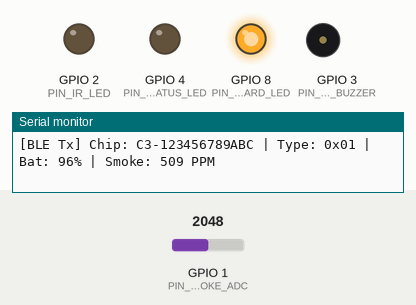
Bench run of a program on a simulated Seeed XIAO ESP32-C3. On the bench: output pins drawn as LEDs (lit = HIGH), buzzer (waves = sounding), the last lines printed to the serial monitor. The test bench sets the inputs (shaded band); at power-on: GPIO 1 (PIN_SMOKE_ADC) = 2048 (analog values on the 0–4095 scale). Nothing arrives over Bluetooth unless stated.

Above: at 0.27 s.
At 38.07 s:
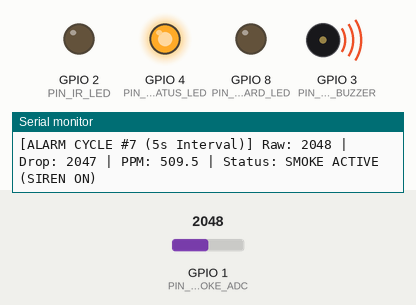
Timing chart, 0 to 39.6 s (numbered marks = the images above):
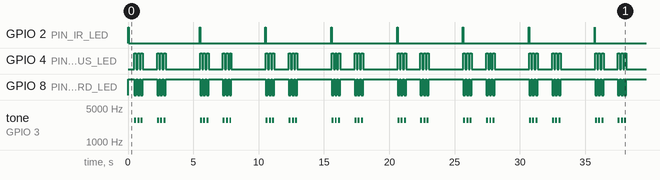

Measured:
- by itself, GPIO 2 (PIN_IR_LED): alternates HIGH for 0.03 s and LOW for 5.0 s
- by itself, GPIO 4 (PIN_STATUS_LED): repeats every 5.0 s: 2 × (LOW 0.10 s, HIGH 0.15 s), LOW 1.1 s, 2 × (HIGH 0.15 s, LOW 0.10 s), HIGH 0.15 s, LOW 2.6 s, HIGH 0.15 s
- by itself, GPIO 8 (PIN_ONBOARD_LED): repeats every 5.0 s: 2 × (LOW 0.15 s, HIGH 0.10 s), LOW 0.15 s, HIGH 1.1 s, 2 × (LOW 0.15 s, HIGH 0.10 s), LOW 0.15 s, HIGH 2.6 s

The program:

main.cpp
```cpp
/**
 * ============================================================================
 * SMART BUILDING ECOSYSTEM - ESP32-C3 INTEGRATED OPTICAL SMOKE ENDPOINT
 * Board: Seeed Studio XIAO ESP32-C3
 *
 * Hardware Pin Mapping:
 *   - D1 (GPIO 3 / ADC1_CH3) : Optical Smoke Sensor Receiver (AO)
 *   - D2 (GPIO 4)            : Chamber IR Emitter LED (Synchronous Pulsed Drive)
 *   - D3 (GPIO 5)            : Alarm Buzzer Siren (Anti-Chirp Hardware Pulldown)
 *   - D4 (GPIO 6)            : Status LED Indicator
 *   - GPIO 9                 : Onboard BOOT Button
 * ============================================================================
 * Full Test Production Protocol:
 *   1. Measures every 5 seconds.
 *   2. In Normal state:
 *      - Full Deep Sleep between 5s cycles (Ultra-Low Power ~5uA).
 *      - Buzzer hardware locked to 0V (Zero chirp / zero click).
 *      - Status LED heartbeat flash (30ms).
 *      - Keep-alive telemetry beacon to Gateway every 30s.
 *   3. Smoke Detection Threshold:
 *      - Clean air: Raw 4090 - 4095 -> 0.0 PPM (Normal)
 *      - Smoke detected: Raw <= 3800 -> 400+ PPM (Critical Alarm Threshold)
 *   4. When smoke is detected:
 *      - Broadcasts exactly 3 CONSECUTIVE ALARM packets to Gateway.
 *      - Sounds Temporal-3 siren pattern on D3 & flashes Alarm LED on D4.
 *      - Runs a 1-minute (60s / 12 cycles) repeating window.
 *   5. If smoke clears within/after 1 minute (Raw > 3800):
 *      - Silences siren and turns off LED.
 *      - Broadcasts exactly 3 CONSECUTIVE NORMAL recovery packets to Gateway.
 *      - Resumes standard 5-second sleep cycle.
 *   6. If smoke remains after 1 minute:
 *      - Re-transmits 3 CONSECUTIVE ALARM packets and continues siren alert.
 * ============================================================================
 */
#include <Arduino.h>
#include <BLEDevice.h>
#include <BLEUtils.h>
#include <BLEServer.h>
#include <esp_sleep.h>
#include <driver/gpio.h>

// Set to true for Full Deep Sleep (~5uA battery mode)
// Set to false for Continuous Loop (keeps USB Serial Monitor open without disconnects)
#define USE_DEEP_SLEEP                true

// ============================================================================
// HARDWARE BOARD SELECTION & PIN CONFIGURATION
// ============================================================================
#if defined(BOARD_ESP32C3_MICRO)
  // --------------------------------------------------------------------------
  // Board: ESP32-C3 SuperMini / Micro (Direct Silkscreen Number Mapping)
  // Connect wires directly to the numbers printed on the SuperMini PCB:
  //   Pin 1 (GPIO 1 / ADC1_CH1) -> Optical Smoke Sensor (AO)
  //   Pin 2 (GPIO 2)            -> Chamber IR Emitter LED
  //   Pin 3 (GPIO 3)            -> Piezo Alarm Buzzer Siren
  //   Pin 4 (GPIO 4)            -> External Status LED
  //   Pin 8 (GPIO 8)            -> Onboard Blue Status LED (Active-LOW)
  //   Pin 9 (GPIO 9)            -> BOOT Button
  // --------------------------------------------------------------------------
  #define BOARD_PROFILE_NAME            "ESP32-C3 SuperMini / Micro"
  #define PIN_SMOKE_ADC                 1   // PCB Pin '1' (GPIO 1 / ADC1_CH1) - Smoke Receiver (AO)
  #define PIN_IR_LED                    2   // PCB Pin '2' (GPIO 2)            - Chamber IR Emitter LED
  #define PIN_ALARM_BUZZER              3   // PCB Pin '3' (GPIO 3)            - Piezo Alarm Siren
  #define PIN_STATUS_LED                4   // PCB Pin '4' (GPIO 4)            - External Status LED
  #define PIN_ONBOARD_LED               8   // PCB Pin '8' (GPIO 8)            - Onboard Blue LED (Active-LOW)
  #define PIN_BOOT_BTN                  9   // PCB Pin '9' (GPIO 9)            - Onboard BOOT Button
#else
  // --------------------------------------------------------------------------
  // Board: Seeed Studio XIAO ESP32-C3 (Default)
  // Silkscreen Label Mapping:
  //   D1 (GPIO 3 / ADC1_CH3)    -> Optical Smoke Sensor (AO)
  //   D2 (GPIO 4)               -> Chamber IR Emitter LED
  //   D3 (GPIO 5)               -> Piezo Alarm Buzzer Siren
  //   D4 (GPIO 6)               -> External Status LED
  //   D9 (GPIO 9)               -> BOOT Button
  // --------------------------------------------------------------------------
  #define BOARD_PROFILE_NAME            "Seeed Studio XIAO ESP32-C3"
  #define PIN_SMOKE_ADC                 3   // D1 (GPIO 3 / ADC1_CH3) - Smoke Receiver (AO)
  #define PIN_IR_LED                    4   // D2 (GPIO 4)            - Chamber IR Emitter LED
  #define PIN_ALARM_BUZZER              5   // D3 (GPIO 5)            - Piezo Alarm Siren
  #define PIN_STATUS_LED                6   // D4 (GPIO 6)            - External Status LED
  #define PIN_ONBOARD_LED               -1  // No user LED on XIAO
  #define PIN_BOOT_BTN                  9   // GPIO 9                 - Onboard BOOT Button
#endif

// Smoke Detection Parameters
#define RAW_CLEAN_BASELINE            4095
#define RAW_SMOKE_THRESHOLD           3800 // Trigger point: Raw <= 3800 is SMOKE ALARM
#define SMOKE_CRITICAL_THRESHOLD_PPM  400.0f
#define SLEEP_INTERVAL_SEC            5
#define ALARM_REPEAT_CYCLES           12   // 12 cycles * 5s = 60s (1 minute)

// Persistent state across Deep Sleep (stored in RTC memory)
RTC_DATA_ATTR bool rtcInAlarmState = false;
RTC_DATA_ATTR uint32_t rtcAlarmCycleCount = 0;       // Counts 5s cycles in alarm
RTC_DATA_ATTR uint32_t rtcWakeupCount = 0;
RTC_DATA_ATTR uint32_t rtcNormalHeartbeatCount = 0;

uint8_t chipIdBytes[6];
bool isBleInitialized = false;
static bool isToneRunning = false;

// Buzzer controller with hardware anti-chirp pulldown
void soundBuzzer(bool enable, int freq = 2700) {
    if (enable) {
        gpio_hold_dis((gpio_num_t)PIN_ALARM_BUZZER);
        tone(PIN_ALARM_BUZZER, freq);
        isToneRunning = true;
    } else {
        if (isToneRunning) {
            noTone(PIN_ALARM_BUZZER);
            isToneRunning = false;
        }
        pinMode(PIN_ALARM_BUZZER, OUTPUT);
        digitalWrite(PIN_ALARM_BUZZER, LOW);
        gpio_pulldown_en((gpio_num_t)PIN_ALARM_BUZZER);
        gpio_pullup_dis((gpio_num_t)PIN_ALARM_BUZZER);
    }
}

// Flash status LED (supports external LED and onboard blue LED on SuperMini)
void flashStatusLed(int count, int delayMs = 60) {
    for (int i = 0; i < count; i++) {
        digitalWrite(PIN_STATUS_LED, HIGH);
#if defined(BOARD_ESP32C3_MICRO)
        digitalWrite(PIN_ONBOARD_LED, LOW); // Onboard blue LED on SuperMini is active-low
#endif
        delay(delayMs);
        digitalWrite(PIN_STATUS_LED, LOW);
#if defined(BOARD_ESP32C3_MICRO)
        digitalWrite(PIN_ONBOARD_LED, HIGH);
#endif
        if (i < count - 1) delay(delayMs);
    }
}

/**
 * Broadcasts Custom BLE 5.0 Manufacturer Data Packet:
 * [0xFF, 0xFF, CHIP_ID (6B), TYPE_BYTE (1B), BATTERY_PCT (1B), VALUE_HIGH (1B), VALUE_LOW (1B)]
 */
void broadcastTelemetryFrame(uint8_t typeByte, uint8_t batteryPct, uint16_t smokeValue) {
    if (!isBleInitialized) {
        BLEDevice::init("SB-C3-SMOKE");
        isBleInitialized = true;
    }

    BLEAdvertising *pAdvertising = BLEDevice::getAdvertising();
    pAdvertising->stop();

    uint8_t mfgPayload[12];
    mfgPayload[0] = 0xFF;
    mfgPayload[1] = 0xFF;
    memcpy(&mfgPayload[2], chipIdBytes, 6);
    mfgPayload[8] = typeByte;                    // 0x01: SMOKE_MQ2 / OPTICAL
    mfgPayload[9] = batteryPct;                  // Battery %
    mfgPayload[10] = (smokeValue >> 8) & 0xFF;   // Value High Byte
    mfgPayload[11] = smokeValue & 0xFF;          // Value Low Byte

    BLEAdvertisementData advData;
    advData.setFlags(0x06); // LE General Discoverable Mode
    advData.setManufacturerData(String((char *)mfgPayload, 12));
    pAdvertising->setAdvertisementData(advData);
    pAdvertising->start();

    Serial.printf("[BLE Tx] Chip: C3-%02X%02X%02X%02X%02X%02X | Type: 0x%02X | Bat: %d%% | Smoke: %d PPM\n",
                  chipIdBytes[0], chipIdBytes[1], chipIdBytes[2],
                  chipIdBytes[3], chipIdBytes[4], chipIdBytes[5],
                  typeByte, batteryPct, smokeValue);
}

/**
 * Transmits exactly N consecutive BLE packets with spacing to guarantee 100% RF delivery
 */
void sendPacketBurst(uint8_t typeByte, uint8_t batteryPct, uint16_t smokeValue, int burstCount = 3) {
    for (int i = 0; i < burstCount; i++) {
        Serial.printf("  -> Transmitting Burst Frame [%d/%d] (Smoke: %d PPM)...\n", i + 1, burstCount, smokeValue);
        broadcastTelemetryFrame(typeByte, batteryPct, smokeValue);
        delay(120); // 120ms RF inter-frame spacing
    }
}

/**
 * Optical Smoke Sensor Measurement:
 * Synchronous 30ms IR LED pulse (0.6% duty cycle) + 16x oversampled ADC read on D1.
 * 30ms settle time allows phototransistor RC filter to fully saturate to 4095 in clean air.
 */
float readOpticalSmoke(int &outRawAdc, float &outDrop) {
    // 1. Turn ON IR LED pulse
    digitalWrite(PIN_IR_LED, HIGH);
    delay(30); // 30ms optical & capacitor settling time

    // 2. 16x fast oversampling to filter ADC electrical noise
    int sum = 0;
    for (int i = 0; i < 16; i++) {
        sum += analogRead(PIN_SMOKE_ADC);
        delayMicroseconds(20);
    }
    outRawAdc = sum / 16;

    // 3. Immediately turn OFF IR LED (Duty cycle: 30ms / 5000ms = 0.6% -> Transistor is completely cold!)
    digitalWrite(PIN_IR_LED, LOW);

    // 4. Compute drop from clean baseline (4095)
    outDrop = (float)RAW_CLEAN_BASELINE - (float)outRawAdc;
    if (outDrop < 0.0f) outDrop = 0.0f;

    // 5. Calibrated PPM:
    //    Clean air (raw > 3800): 0.0 PPM (Normal)
    //    Smoke detected (raw <= 3800): 400.0 PPM to 600.0 PPM (Alarm)
    float smokePpm = 0.0f;
    if (outRawAdc <= RAW_SMOKE_THRESHOLD) {
        smokePpm = 400.0f + ((float)(RAW_SMOKE_THRESHOLD - outRawAdc) / (float)(RAW_SMOKE_THRESHOLD - 600)) * 200.0f;
        if (smokePpm > 600.0f) smokePpm = 600.0f;
    } else {
        smokePpm = 0.0f;
    }

    return smokePpm;
}

void soundAlarmSirenPattern() {
    // Standard ISO/NFPA Temporal-3 emergency siren burst
    for (int i = 0; i < 3; i++) {
        digitalWrite(PIN_STATUS_LED, HIGH);
#if defined(BOARD_ESP32C3_MICRO)
        digitalWrite(PIN_ONBOARD_LED, LOW); // Onboard blue LED is active-low
#endif
        soundBuzzer(true, 2800);
        delay(150);
        soundBuzzer(false);
        digitalWrite(PIN_STATUS_LED, LOW);
#if defined(BOARD_ESP32C3_MICRO)
        digitalWrite(PIN_ONBOARD_LED, HIGH);
#endif
        delay(100);
    }
}

/**
 * Active Alarm Mode:
 * Enters a continuous alarm alert loop when smoke is detected (Raw <= 3800).
 * Prevents Deep Sleep entirely while smoke is present.
 * The piezo siren sounds continuously (Temporal-3 cadence) and LED strobes.
 * Periodically re-samples optical sensor and re-broadcasts 3x ALARM bursts every 60 seconds.
 * Exits immediately and returns to Normal Deep Sleep only when Raw > 3800 (Clean).
 */
void handleActiveAlarmMode(int initialRaw, float initialDrop, float initialPpm, uint8_t batteryPct) {
    rtcInAlarmState = true;
    rtcAlarmCycleCount = 0;

    Serial.println("\n!!!!!!!!!!!!!!!!!!!!!!!!!!!!!!!!!!!!!!!!!!!!!!!!!!!!!!!!!!!!!!!!!!!!!!");
    Serial.println("  >>> [CRITICAL ALARM ACTIVATED] SMOKE DETECTED! <<<");
    Serial.printf("  Initial Raw: %d | Drop: %.0f | Smoke: %.1f PPM | Threshold: <= %d\n",
                  initialRaw, initialDrop, initialPpm, RAW_SMOKE_THRESHOLD);
    Serial.println("  Transmitting initial 3x ALARM burst to Gateway...");
    Serial.println("!!!!!!!!!!!!!!!!!!!!!!!!!!!!!!!!!!!!!!!!!!!!!!!!!!!!!!!!!!!!!!!!!!!!!!");

    // 1. Send initial emergency burst (3x consecutive frames)
    sendPacketBurst(0x01, batteryPct, (uint16_t)initialPpm, 3);

    unsigned long lastAlarmBurstTime = millis();
    uint32_t alarmCycleIndex = 0;

    // 2. Active Continuous Siren Loop (5-second sensor measurement interval)
    while (true) {
        alarmCycleIndex++;
        unsigned long cycleStartTime = millis();

        // A. Sound standard emergency siren bursts across the 5-second window
        // Burst 1 (3x 150ms tones + 100ms pause = 750ms)
        soundAlarmSirenPattern();
        delay(1000); // 1000ms pause between bursts

        // Burst 2 (3x 150ms tones + 100ms pause = 750ms)
        soundAlarmSirenPattern();

        // Wait out the remainder of the 5-second interval before next optical measurement
        while (millis() - cycleStartTime < 5000UL) {
            delay(50);
        }

        // B. Re-sample optical smoke chamber (Every 5 seconds)
        int currentRaw = 0;
        float currentDrop = 0.0f;
        float currentPpm = readOpticalSmoke(currentRaw, currentDrop);

        Serial.printf("[ALARM CYCLE #%d (5s Interval)] Raw: %4d | Drop: %4.0f | PPM: %5.1f | Status: %s\n",
                      alarmCycleIndex, currentRaw, currentDrop, currentPpm,
                      (currentRaw <= RAW_SMOKE_THRESHOLD ? "SMOKE ACTIVE (SIREN ON)" : "SMOKE CLEARED"));

        // C. Check recovery condition: Has smoke cleared? (Raw > 3800)
        // Confirm with a second verification sample after a short pause to eliminate noise spikes
        if (currentRaw > RAW_SMOKE_THRESHOLD) {
            delay(100);
            int verifyRaw = 0;
            float verifyDrop = 0.0f;
            float verifyPpm = readOpticalSmoke(verifyRaw, verifyDrop);
            if (verifyRaw > RAW_SMOKE_THRESHOLD) {
                Serial.println("\n======================================================================");
                Serial.printf("  >>> [RECOVERY CONFIRMED] Smoke cleared! Raw: %d > %d <<<\n",
                              verifyRaw, RAW_SMOKE_THRESHOLD);
                Serial.println("  Silencing siren and transmitting 3x NORMAL recovery burst to Gateway...");
                Serial.println("======================================================================");

                // Stop siren and LED immediately
                soundBuzzer(false);
                digitalWrite(PIN_STATUS_LED, LOW);

                // Transmit 3x NORMAL recovery burst (Smoke: 0 PPM)
                sendPacketBurst(0x01, batteryPct, 0, 3);

                // Confirm with 3 visual LED blinks
                flashStatusLed(3, 100);

                // Reset alarm state
                rtcInAlarmState = false;
                rtcAlarmCycleCount = 0;
                break; // Exit alarm loop -> allows deep sleep to resume!
            }
        }

        // D. Every 60 seconds (1 minute), re-transmit 3x ALARM burst to ensure Gateway / Web Dashboard sync
        if (millis() - lastAlarmBurstTime >= 60000UL) {
            lastAlarmBurstTime = millis();
            Serial.println(">>> [ALARM 60s RE-NOTIFY] Smoke still present! Re-transmitting 3x ALARM burst to Gateway! <<<");
            sendPacketBurst(0x01, batteryPct, (uint16_t)currentPpm, 3);
        }
    }
}

/**
 * Core Execution Logic (Shared across Deep Sleep and Continuous Loop)
 */
void runFullSmokeCycle() {
    rtcWakeupCount++;

    Serial.println("\n======================================================================");
    Serial.printf("  SMART SMOKE ENDPOINT [CYCLE #%d] | Standby Wakeup\n", rtcWakeupCount);
    Serial.println("======================================================================");

    // 1. Measure Optical Smoke Sensor
    int rawAdc = 0;
    float drop = 0.0f;
    float smokePpm = readOpticalSmoke(rawAdc, drop);
    uint8_t batteryPct = 96;

    // Detection condition: Raw <= 3800
    bool isSmokePresent = (rawAdc <= RAW_SMOKE_THRESHOLD);

    Serial.printf("[Sensor D1] Raw: %4d | Drop: %4.0f | Smoke: %5.1f PPM | Thresh: %d | Result: %s\n",
                  rawAdc, drop, smokePpm, RAW_SMOKE_THRESHOLD,
                  (isSmokePresent ? "SMOKE CRITICAL (<= 3800)" : "CLEAN NORMAL (> 3800)"));

    // 2. State Machine & Execution Logic
    if (isSmokePresent) {
        // Enters active alarm loop: stays awake, sounds buzzer continuously until smoke clears (Raw > 3800)
        handleActiveAlarmMode(rawAdc, drop, smokePpm, batteryPct);
    } else {
        // --- CLEAN / NO SMOKE ---
        rtcInAlarmState = false;
        flashStatusLed(1, 30); // 30ms gentle heartbeat blink

        // Send keep-alive telemetry beacon every 6 cycles (30s)
        rtcNormalHeartbeatCount++;
        if (rtcNormalHeartbeatCount >= 6) {
            rtcNormalHeartbeatCount = 0;
            broadcastTelemetryFrame(0x01, batteryPct, (uint16_t)smokePpm);
        }
    }

    // Ensure buzzer is completely off and silent during sleep interval
    soundBuzzer(false);
}

void setup() {
    // Anti-Chirp Hardware Protection for Buzzer on GPIO 5:
    gpio_hold_dis((gpio_num_t)PIN_ALARM_BUZZER);
    pinMode(PIN_ALARM_BUZZER, OUTPUT);
    digitalWrite(PIN_ALARM_BUZZER, LOW);
    gpio_pulldown_en((gpio_num_t)PIN_ALARM_BUZZER);
    gpio_pullup_dis((gpio_num_t)PIN_ALARM_BUZZER);

    Serial.begin(115200);

    // Configure Hardware Pins
    pinMode(PIN_IR_LED, OUTPUT);
    digitalWrite(PIN_IR_LED, LOW);

    pinMode(PIN_STATUS_LED, OUTPUT);
    digitalWrite(PIN_STATUS_LED, LOW);

#if defined(BOARD_ESP32C3_MICRO)
    pinMode(PIN_ONBOARD_LED, OUTPUT);
    digitalWrite(PIN_ONBOARD_LED, HIGH); // Turn off active-low blue onboard LED
#endif

    pinMode(PIN_BOOT_BTN, INPUT_PULLUP);

    analogSetAttenuation(ADC_11db);
    analogReadResolution(12);

    // Extract MAC Address for Chip ID
    uint64_t mac = ESP.getEfuseMac();
    for (int i = 0; i < 6; i++) {
        chipIdBytes[i] = (mac >> (8 * (5 - i))) & 0xFF;
    }

    Serial.println("\n**********************************************************************");
    Serial.printf("  SMART SMOKE ENDPOINT INITIALIZED | Board: %s\n", BOARD_PROFILE_NAME);
    Serial.printf("  Pin Mapping -> Smoke ADC: GPIO %d | IR LED: GPIO %d | Buzzer: GPIO %d | LED: GPIO %d\n",
                  PIN_SMOKE_ADC, PIN_IR_LED, PIN_ALARM_BUZZER, PIN_STATUS_LED);
    Serial.println("**********************************************************************");

#if USE_DEEP_SLEEP
    // Run the measurement cycle
    runFullSmokeCycle();

    // Hardware Anti-Chirp Lock: Lock D3 Buzzer at 0V during Deep Sleep
    soundBuzzer(false);
    gpio_pulldown_en((gpio_num_t)PIN_ALARM_BUZZER);
    gpio_pullup_dis((gpio_num_t)PIN_ALARM_BUZZER);
    gpio_hold_en((gpio_num_t)PIN_ALARM_BUZZER);

    // Configure 5-second timer wakeup
    Serial.println("[Power] Entering Full Deep Sleep for 5 seconds (~5uA)...\n");
    Serial.flush();
    delay(50);

    esp_sleep_enable_timer_wakeup((uint64_t)SLEEP_INTERVAL_SEC * 1000000ULL);
    esp_deep_sleep_start();
#endif
}

void loop() {
#if !USE_DEEP_SLEEP
    runFullSmokeCycle();
    delay(SLEEP_INTERVAL_SEC * 1000);
#endif
}
```
